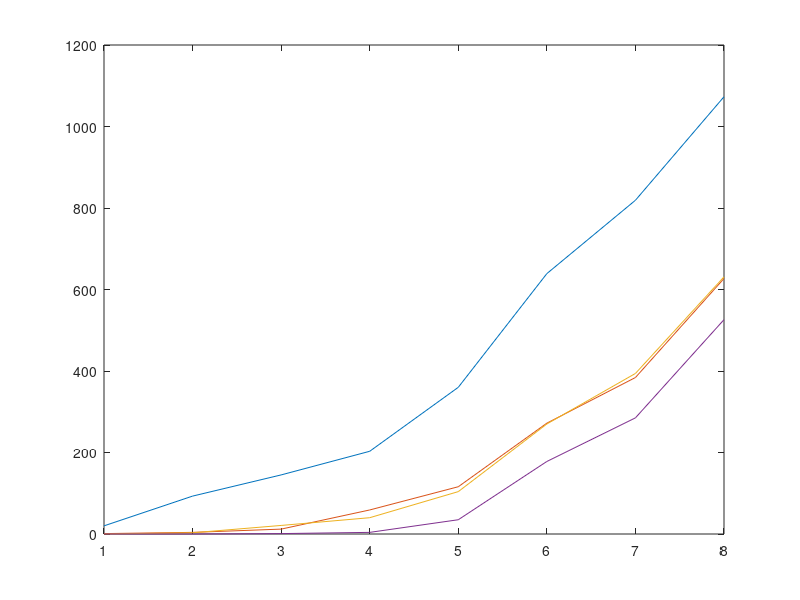

Source code (MATLAB):
%m by k

% all to cloud


clear
clc
format long
load('g1.mat');
rng('default');
%rng(1);
%rng('shuffle');
% D = 0.4;% deadline (sec)
% tau = 0.35; % allocated cpu time (sec)
% x= 50; % Mcycles per task
% v=10;

Deadline = 0.5;% deadline (sec)
x=40; % Mcycles per task
E=70;
A=2.37;
p=3;
m=6;

len_N_tot = size(N_tot,1);
lb_arr_miss_cnt = zeros(length(len_N_tot),4);
arr_no_miss_cnt= zeros(length(len_N_tot),4);
arr_static_enegery_used= zeros(length(len_N_tot),4);
arr_time_tot= zeros(length(len_N_tot),4);

met=1;


for nn = 1:len_N_tot 
    
    N_mat = squeeze(N_tot(nn,:,:));



no_miss_cnt=0;
miss_cnt=0;
static_enegery_used = 0;
time_tot = 0;
for j = 1:length(N_mat)

    N = N_mat(j,:);
    N_leftover=zeros(1,size(N_mat,2));

    for i=1:m
        time_passed = 0;
        for n=1:N(i)
            time_passed = time_passed +  1/B(i,i) + x/f(i); 
            time_tot=time_tot+  1/B(i,i) + x/f(i);
            if  time_passed <= Deadline && n <= C(i)
                N_leftover(i)=N_leftover(i)+1;
                static_enegery_used=static_enegery_used+(A*(f(i)/1000)^p+E)*x/f(i);  
                
            end 
        end
        N_leftover(i)=N(i)-N_leftover(i);

    end
    time_passed = 0;

    for n=1:sum(N_leftover)
            time_passed = time_passed +  1/B(1,end) + x/f(end);   
            time_tot=time_tot+  1/B(1,end) + x/f(end);   
            
            if  time_passed >= Deadline
                miss_cnt = miss_cnt + 1;
            else
                no_miss_cnt=no_miss_cnt+1;
            end   
    end
    
    
      
     static_enegery_used=static_enegery_used+  (A*(f(end)/1000)^p+E)*sum(N_leftover)*x/f(end);  
         
        
end
lb_arr_miss_cnt(nn,met)=miss_cnt;
arr_no_miss_cnt(nn,met)=no_miss_cnt;
arr_static_enegery_used(nn,met)=static_enegery_used;
arr_time_tot(nn,met)=time_tot ;


end



%m by k

% round robin
met=met+1;


for nn = 1:len_N_tot 
    
    N_mat = squeeze(N_tot(nn,:,:));


no_miss_cnt=0;
miss_cnt=0;
static_enegery_used = 0;
time_tot=0;
for j = 1:length(N_mat)

    N = N_mat(j,:);
    N_leftover=zeros(1,size(N_mat,2));
    C_left = C;

    time_passed_ar = zeros(1,size(N_mat,2));
    for i=1:m
        time_passed = time_passed_ar(i);
        for n=1:N(i)
            time_passed = time_passed +  1/B(i,i) + x/f(i);      
            if  time_passed <= Deadline && n <= C(i)
                N_leftover(i)=N_leftover(i)+1;
                static_enegery_used=static_enegery_used+(A*(f(i)/1000)^p+E)*x/f(i);  
                C_left(i)=C_left(i)-1;
            
                
            end
            
        end
        time_passed_ar(i)=(1/B(i,i) + x/f(i))*N_leftover(i);
        N_leftover(i)=N(i)-N_leftover(i);

    end
    inn=0;
    N_leftover
    time_passed_ar

    j
    for i=1:m
        
        while(N_leftover(i)>0)
            
            for ii=1:m
%                 time_passed = Deadline-time_passed_ar(ii);
%                
                if C_left(ii)>0 && N_leftover(i)>0
                    time_passed_ar(ii) = time_passed_ar(ii) +1/B(i,ii)+ x/f(ii);
                    if time_passed_ar(ii)>Deadline
                        miss_cnt = miss_cnt + 1;
                    end
                    static_enegery_used=static_enegery_used+(A*(f(ii)/1000)^p+E)*x/f(ii);  
                    N_leftover(i)=N_leftover(i)-1;
                    C_left(ii)=C_left(ii)-1;
       
                         inn=inn+ii;
                    
                end
            end
            
 
        end
        
        
        
    end
    
    
    time_tot = time_tot +sum(time_passed_ar);
end
lb_arr_miss_cnt(nn,met)=miss_cnt;
arr_no_miss_cnt(nn,met)=no_miss_cnt;
arr_static_enegery_used(nn,met)=static_enegery_used;
arr_time_tot(nn,met)=time_tot ;

end

%m by k

% Active Monitoring Load Balancer --> most available server - cloud last
met=met+1;


for nn = 1:len_N_tot 
    
    N_mat = squeeze(N_tot(nn,:,:));

no_miss_cnt=0;
miss_cnt=0;
static_enegery_used = 0;
time_tot=0;
for j = 1:length(N_mat)

    N = N_mat(j,:);
    N_leftover=zeros(1,size(N_mat,2));
    C_left = C;

    time_passed_ar = zeros(1,size(N_mat,2));
    for i=1:m
        time_passed = time_passed_ar(i);
        for n=1:N(i)
            time_passed = time_passed +  1/B(i,i) + x/f(i);      
            if  time_passed <= Deadline && n <= C(i)
                N_leftover(i)=N_leftover(i)+1;
                static_enegery_used=static_enegery_used+(A*(f(i)/1000)^p+E)*x/f(i);  
                C_left(i)=C_left(i)-1;
            
                
            end
            
        end
        time_passed_ar(i)=(1/B(i,i) + x/f(i))*N_leftover(i);
        N_leftover(i)=N(i)-N_leftover(i);

    end
    inn=0;
    N_leftover
    time_passed_ar
    for i=1:m
        
        while(N_leftover(i)>0)
            [val ,index]=max(C_left(1:end-1));
            if(val>0)
                ii=index;
            else
                ii=m;
            end
            time_passed_ar(ii) = time_passed_ar(ii) +1/B(i,ii)+ x/f(ii);
            if time_passed_ar(ii)>Deadline
                miss_cnt = miss_cnt + 1;
            end
            static_enegery_used=static_enegery_used+(A*(f(ii)/1000)^p+E)*x/f(ii);  
            N_leftover(i)=N_leftover(i)-1;
            C_left(ii)=C_left(ii)-1;
           
                
                
            
            
           
        end
        
        
        
    end
    
 time_tot = time_tot +sum(time_passed_ar);
end
lb_arr_miss_cnt(nn,met)=miss_cnt;
arr_no_miss_cnt(nn,met)=no_miss_cnt;
arr_static_enegery_used(nn,met)=static_enegery_used;
arr_time_tot(nn,met)=time_tot ;

end


%m by k

% throttled Load Balancer --> most recommded 

met=met+1;


for nn = 1:len_N_tot 
    
    N_mat = squeeze(N_tot(nn,:,:));


no_miss_cnt=0;
miss_cnt=0;
static_enegery_used = 0;
time_tot=0;
for j = 1:length(N_mat)

    N = N_mat(j,:);
    N_leftover=zeros(1,size(N_mat,2));
    C_left = C;

    time_passed_ar = zeros(1,size(N_mat,2));
    for i=1:m
        time_passed = time_passed_ar(i);
        for n=1:N(i)
            time_passed = time_passed +  1/B(i,i) + x/f(i);      
            if  time_passed <= Deadline && n <= C(i)
                N_leftover(i)=N_leftover(i)+1;
                static_enegery_used=static_enegery_used+(A*(f(i)/1000)^p+E)*x/f(i);  
                C_left(i)=C_left(i)-1;
            
                
            end
            
        end
        time_passed_ar(i)=(1/B(i,i) + x/f(i))*N_leftover(i);
        N_leftover(i)=N(i)-N_leftover(i);

    end
    inn=0;
    N_leftover
    time_passed_ar
    for i=1:m
        
        while(N_leftover(i)>0)
           best = inf*ones(1,m);
           for ii=1:m            
                if C_left(ii)>0 
                    best(ii) = time_passed_ar(ii) +1/B(i,ii)+ x/f(ii);                
                end
           end
%            ii=m;
%            for index=1:m-1
%               if best(index)<=Deadline
%                   ii=index;
%               end
%            end
            [val ii]=min(best);
           
            time_passed_ar(ii) = time_passed_ar(ii) +1/B(i,ii)+ x/f(ii);
            if time_passed_ar(ii)>Deadline
                miss_cnt = miss_cnt + 1;
            end
            static_enegery_used=static_enegery_used+(A*(f(ii)/1000)^p+E)*x/f(ii);  
            N_leftover(i)=N_leftover(i)-1;
            C_left(ii)=C_left(ii)-1;
                
                
            
            
           
        end
        
        
        
    end
    
    
    
    time_tot = time_tot +sum(time_passed_ar);   
%         
end
lb_arr_miss_cnt(nn,met)=miss_cnt;
arr_no_miss_cnt(nn,met)=no_miss_cnt;
arr_static_enegery_used(nn,met)=static_enegery_used;
arr_time_tot(nn,met)=time_tot ;


end

lb_arr_miss_cnt

total_ts=arr_no_miss_cnt+lb_arr_miss_cnt
arr_static_enegery_used
arr_time_tot


plot(lb_arr_miss_cnt)
